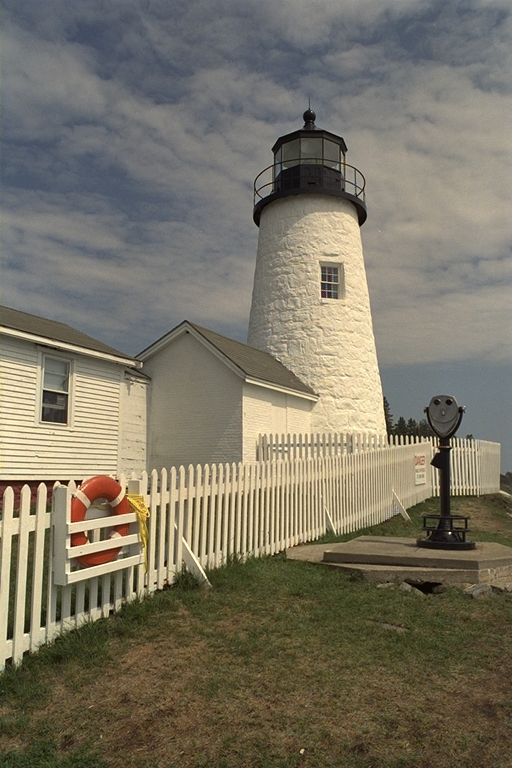
#> input picture tests/images/lighthouse.tif, 512 x 768 px
$ python -i he_cutler.py   (imports and definitions only)
#> lines starting #> are read from the running program, lines starting #| are printed output that depends on the picture
#!/usr/bin/env python3
# -*- coding: utf-8 -*-
"""
Malvar, He & Cutler — interpolation par noyaux corrigés du gradient.

Référence :
    Malvar, H. S., He, L.-W., Cutler, R. (2004). "High-quality linear
    interpolation for demosaicing of Bayer-patterned color images."
    IEEE ICASSP.

Adapté de ``prysm.bayer`` (Brandon Dube) :
https://github.com/brandondube/prysm/blob/master/prysm/bayer.py — licence
**MIT**, voir ``THIRD_PARTY_LICENSES.md``. Noyaux identiques (figure 2 de
l'article) ; adaptation aux conventions du projet.

Limite : motifs Bayer ``RGGB`` et ``BGGR`` uniquement.
"""
from __future__ import annotations

from typing import Literal

import numpy as np
from scipy import ndimage

__all__ = ["malvar_demosaic"]


top_left     = (slice(0, None, 2), slice(0, None, 2))
top_right    = (slice(1, None, 2), slice(0, None, 2))
bottom_left  = (slice(0, None, 2), slice(1, None, 2))
bottom_right = (slice(1, None, 2), slice(1, None, 2))

# Kernels from Malvar et al, fig 2.
# names derived from the paper,
# in demosaic_malvar the naming
# may be more clear
# "G at R locations" or G at B locations
kernel_G_at_R_or_B = [
    [ 0, 0, -1, 0,  0], # NOQA
    [ 0, 0,  2, 0,  0], # NOQA
    [-1, 2,  4, 2, -1], # NOQA
    [ 0, 0,  2, 0,  0], # NOQA
    [ 0, 0, -1, 0,  0], # NOQA
]

# R at green in R row, B column
kernel_R_at_G_in_RB = [
    [ 0,  0, .5, 0,  0], # NOQA
    [ 0, -1, 0, -1,  0], # NOQA
    [-1,  4, 5,  4, -1], # NOQA
    [ 0, -1, 0, -1,  0], # NOQA
    [ 0,  0, .5, 0,  0], # NOQA
]

kernel_R_at_G_in_BR = [
    [0,  0, -1,  0, 0 ], # NOQA
    [0, -1,  4, -1, 0 ], # NOQA
    [.5, 0,  5,  0, .5], # NOQA
    [0, -1,  4, -1, 0 ], # NOQA
    [0,  0, -1,  0, 0 ], # NOQA
]

kernel_R_at_B_in_BB = [
    [0,    0, -3/2, 0,  0],   # NOQA
    [0,    2,  0,   2,  0],   # NOQA
    [-3/2, 0,  6,   0, -3/2], # NOQA
    [0,    2,  0,   2,  0],   # NOQA
    [0,    0, -3/2, 0,  0],   # NOQA
]

kernel_B_at_G_BR    = kernel_R_at_G_in_RB
kernel_B_at_G_RB    = kernel_R_at_G_in_BR
kernel_B_at_R_in_RR = kernel_R_at_B_in_BB


def malvar_demosaic(image: np.ndarray, pattern: Literal['RGGB', 'BGGR'] = 'RGGB') -> np.ndarray:
    """
    Dématriçe une image Bayer par la méthode de Malvar, He & Cutler.

    Parameters
    ----------
    image : np.ndarray
        Image Bayer 2D (mosaïque brute).
    pattern : Literal['RGGB', 'BGGR']
        Motif de Bayer. Par défaut ``'RGGB'``.

    Returns
    -------
    np.ndarray
        Image RGB démosaïquée, forme ``(H, W, 3)``.
    """
    typ = image.dtype
    # Convertir l'image en float pour éviter les problèmes de débordement et de précision
    img_float = image.astype(np.float32)

    # create all of our convolution kernels (FIR filters)
    # division by 8 is to make the kernel sum to 1
    # (preserve energy)
    kgreen           = np.asarray(kernel_G_at_R_or_B) / 8
    kgreensameColumn = np.asarray(kernel_R_at_G_in_RB) / 8
    kgreensameRow    = np.asarray(kernel_R_at_G_in_BR) / 8
    kdiagonalRB      = np.asarray(kernel_R_at_B_in_BB) / 8

    # there is only one filter for G
    Gest = ndimage.convolve(img_float, kgreen)

    # there are only three unique convolutions remaining
    c1 = ndimage.convolve(img_float, kgreensameColumn)
    c2 = ndimage.convolve(img_float, kgreensameRow)
    c3 = ndimage.convolve(img_float, kdiagonalRB)

    red   = np.empty_like(img_float)
    green = Gest
    blue  = np.empty_like(img_float)

    green[top_right]   = img_float[top_right]
    green[bottom_left] = img_float[bottom_left]

    if pattern == 'RGGB':
        red[top_left]     = img_float[top_left]
        red[top_right]    = c2[top_right]
        red[bottom_left]  = c1[bottom_left]
        red[bottom_right] = c3[bottom_right]

        blue[top_left]     = c3[top_left]
        blue[top_right]    = c1[top_right]
        blue[bottom_left]  = c2[bottom_left]
        blue[bottom_right] = img_float[bottom_right]
    elif pattern == 'BGGR':
        blue[top_left]     = img_float[top_left]
        blue[top_right]    = c2[top_right]
        blue[bottom_left]  = c1[bottom_left]
        blue[bottom_right] = c3[bottom_right]

        red[top_left]     = c3[top_left]
        red[top_right]    = c1[top_right]
        red[bottom_left]  = c2[bottom_left]
        red[bottom_right] = img_float[bottom_right]
    else:
        raise NotImplementedError('only rggb, bggr bayer patterns currently implemented')

    # Clamping pour s'assurer que les valeurs sont dans la plage du type uint8 ou uint16 (après normalisation)
    if (typ == np.uint8) or (typ == np.uint16):
        red   = red + 0.5
        green = green + 0.5
        blue  = blue + 0.5

        red   = np.clip(red, np.iinfo(typ).min, np.iinfo(typ).max).astype(typ)
        green = np.clip(green, np.iinfo(typ).min, np.iinfo(typ).max).astype(typ)
        blue  = np.clip(blue, np.iinfo(typ).min, np.iinfo(typ).max).astype(typ)

    return np.stack((red, green, blue), axis=2)

>>> import cv2
>>> picture = cv2.imread('../../../../../tests/images/lighthouse.tif', cv2.IMREAD_GRAYSCALE)
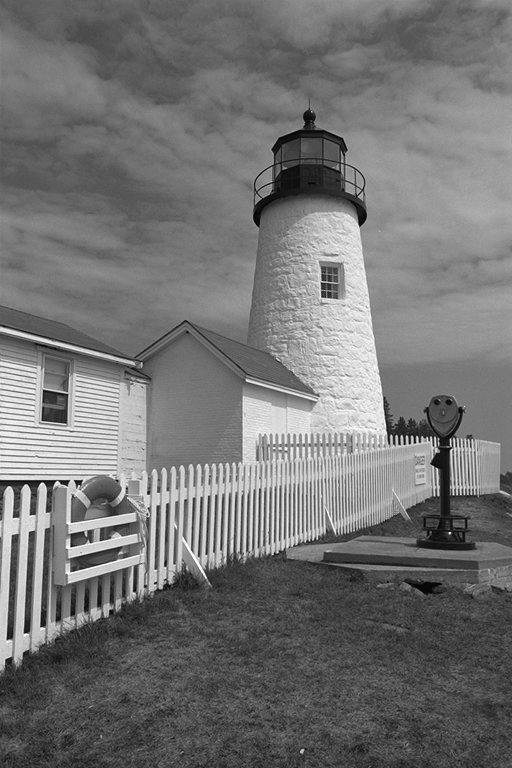
#> picture: shape (768, 512); min 0, max 252, mean 115.7
>>> result = malvar_demosaic(picture)
#> in malvar_demosaic, `Gest = ndimage.convolve(img_float, kgreen)`:
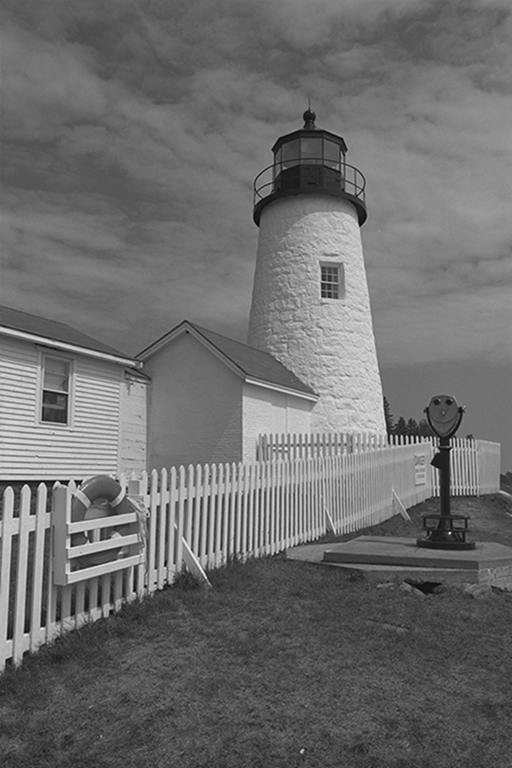
#> Gest: shape (768, 512) float32; min -20.38, max 296.6, mean 115.7; drawn with min black and max white
#> in malvar_demosaic, `red[top_left]     = img_float[top_left]`:
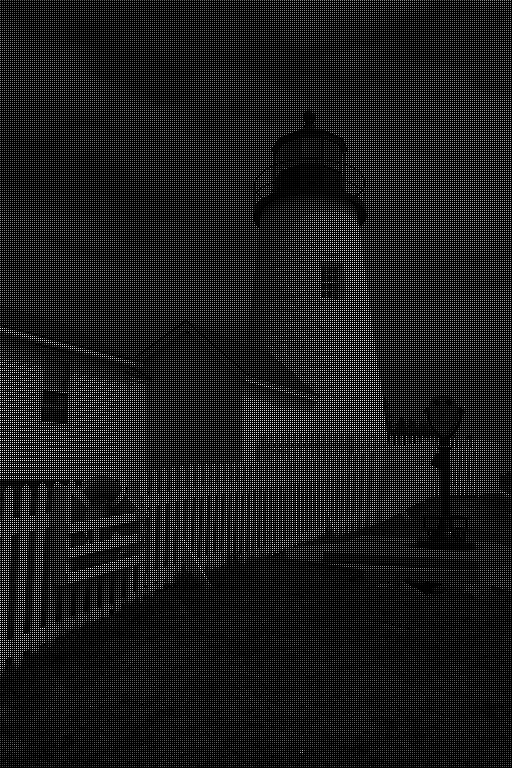
#> red: shape (768, 512) float32; min 0, max 252, mean 28.9
#> in malvar_demosaic, `red[top_right]    = c2[top_right]`:
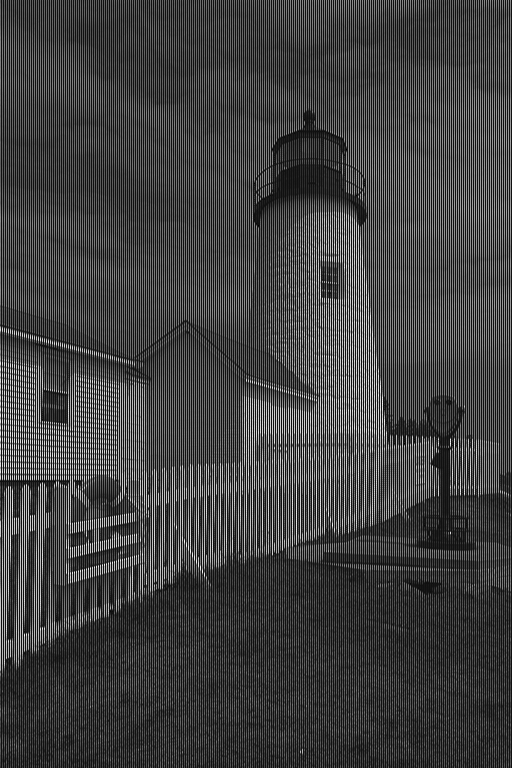
#> red: shape (768, 512) float32; min -18.62, max 277.3, mean 57.8; drawn with min black and max white
#> in malvar_demosaic, `red[bottom_left]  = c1[bottom_left]`:
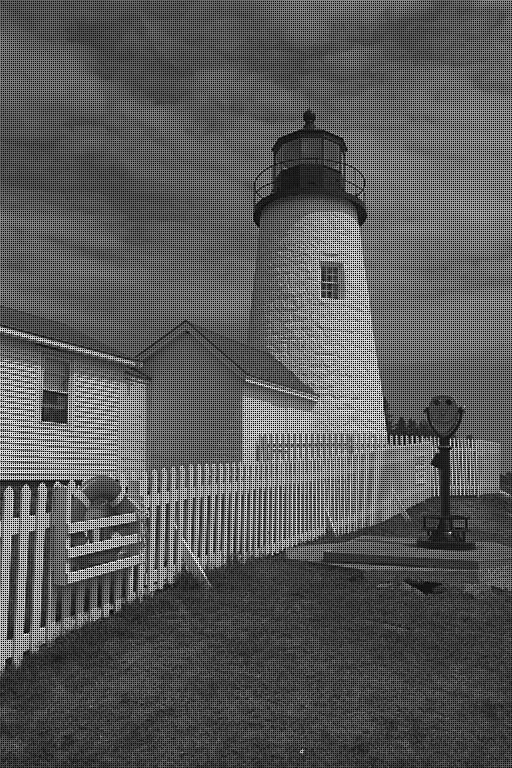
#> red: shape (768, 512) float32; min -18.62, max 279.1, mean 86.7; drawn with min black and max white
#> in malvar_demosaic, `blue[top_left]     = c3[top_left]`:
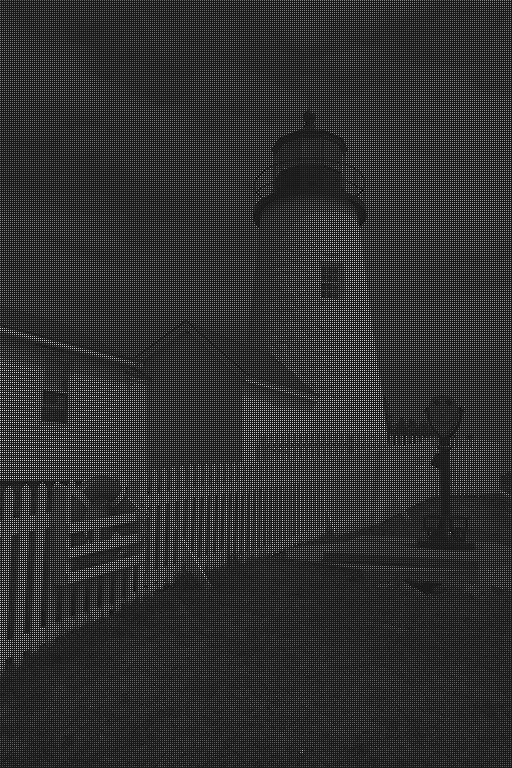
#> blue: shape (768, 512) float32; min -31.44, max 287.2, mean 28.9; drawn with min black and max white
